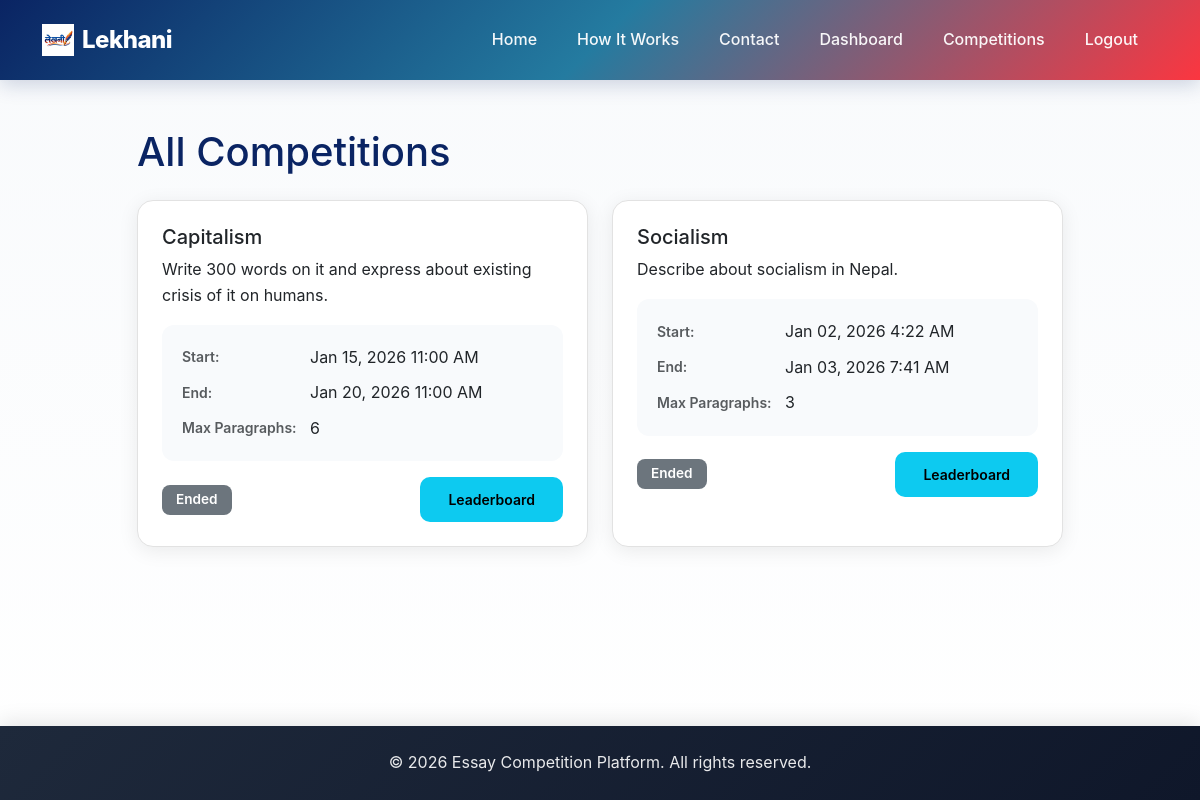
The page /competitions/ (signed in) on the database as committed earlier.
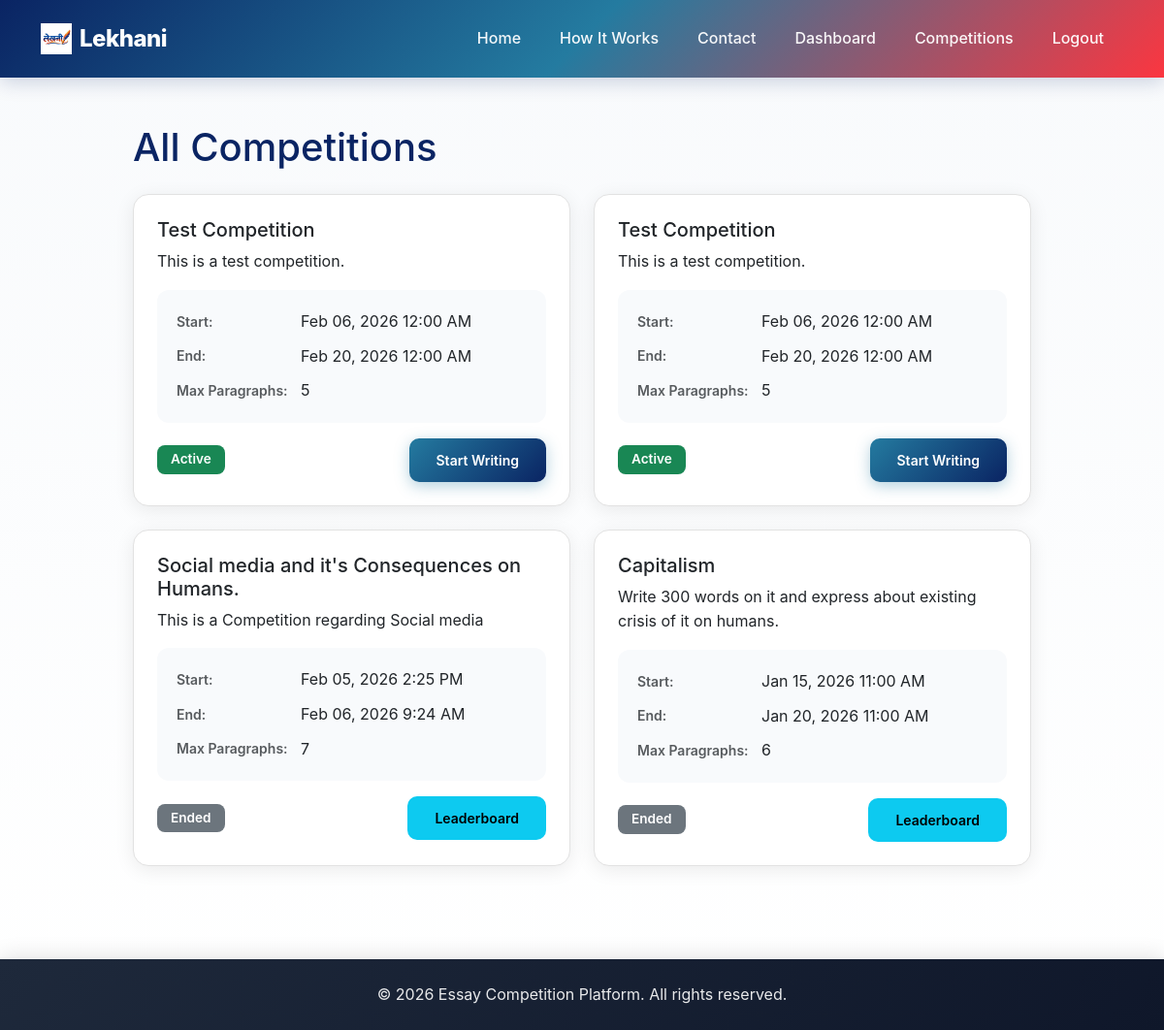
The same page on the database as committed later.
### competition/models.py (models this page shows, shortened)
class Competition(models.Model):
    title = models.CharField(max_length=200)
    description = models.TextField()
    start_date = models.DateTimeField()
    end_date = models.DateTimeField()
    max_paragraphs = models.PositiveIntegerField()
    created_at = models.DateTimeField(auto_now_add=True)
    updated_at = models.DateTimeField(auto_now=True)
    def is_active(self):
        now = timezone.now()
        return self.start_date <= now <= self.end_date
    def has_started(self):
        return timezone.now() >= self.start_date
    def has_ended(self):
        return timezone.now() > self.end_date
    class Meta:
        ordering = ['-start_date']
        verbose_name = 'Competition'
        verbose_name_plural = 'Competitions'

### competition/views.py (the view)
# urls.py: path('competitions/', views.competition_list, name='competition_list'),
@login_required
@verified_user_required
def competition_list(request):
    competitions = Competition.objects.all()
    user_essays = {essay.competition_id: essay for essay in Essay.objects.filter(user=request.user)}
    context = {
        'competitions': competitions,
        'user_essays': user_essays,
    }
    return render(request, 'competition_list.html', context)

### competition/templates/competition_list.html (shortened to what the changed rows need)
{% extends 'base.html' %}
{% block content %}
<div class="container my-5">
    <div class="row">
        <div class="col-lg-10 mx-auto">
            <h1 class="mb-4">All Competitions</h1>
            {% if competitions %}
            <div class="row g-4">
                {% for competition in competitions %}
                <div class="col-md-6">
                    <div class="card competition-card h-100">
                        <div class="card-body">
                            <h5 class="card-title">{{ competition.title }}</h5>
                            <p class="card-text">
                                {{ competition.description|truncatewords:30 }}
                            </p>
                            <div class="competition-meta mb-3">
                                <div class="meta-item">
                                    <small class="text-muted">Start:</small>
                                    <span>{{ competition.start_date|date:"M d, Y g:i A" }}</span>
                                </div>
                                <div class="meta-item">
                                    <small class="text-muted">End:</small>
                                    <span>{{ competition.end_date|date:"M d, Y g:i A" }}</span>
                                </div>
                                <div class="meta-item">
                                    <small class="text-muted">Max Paragraphs:</small>
                                    <span>{{ competition.max_paragraphs }}</span>
                                </div>
                            </div>
                            <div class="d-flex justify-content-between align-items-center">
                                <div>
                                    {% if competition.is_active %}
                                    <span class="badge bg-success">Active</span>
                                    {% elif not competition.has_started %}
                                    <span class="badge bg-warning">Upcoming</span>
                                    {% else %}
                                    <span class="badge bg-secondary">Ended</span>
                                    {% endif %}
                                </div>
                                <div>
                                    {% if competition.user_essay %}
                                    {% if competition.user_essay.status == 'in_progress' and competition.is_active %}
                                    <a href="{% url 'essay_write' competition.id %}" class="btn btn-primary btn-sm">
                                        Continue Writing
                                    </a>
                                    {% else %}
                                    <a href="{% url 'essay_view' competition.user_essay.id %}"
                                        class="btn btn-secondary btn-sm">
                                        View Essay
                                    </a>
                                    {% endif %}
                                    {% else %}
                                    {% if competition.is_active %}
                                    <a href="{% url 'essay_write' competition.id %}" class="btn btn-primary btn-sm">
                                        Start Writing
                                    </a>
                                    {% elif not competition.has_started %}
                                    <button class="btn btn-secondary btn-sm" disabled>
                                        Not Started
                                    </button>
                                    {% endif %}
                                    {% endif %}
                                    {% if competition.has_ended %}
                                    <a href="{% url 'leaderboard' competition.id %}" class="btn btn-info btn-sm ms-1">
                                        Leaderboard
                                    </a>
                                    {% endif %}
                                </div>
                            </div>
                        </div>
                    </div>
                </div>
                {% endfor %}
            </div>
            {% else %}
            <div class="alert alert-info">
                No competitions available at the moment. Check back later!
            </div>
            {% endif %}
        </div>
    </div>
</div>
{% endblock %}

Rows that differ between the two databases and show on the page:
removed Competition: title "Socialism", description "Describe about socialism in Nepal.", start_date "Jan 02, 2026 4:22 AM", end_date "Jan 03, 2026 7:41 AM", max_paragraphs "3", shows "Ended", shows "Leaderboard"
added Competition: title "Test Competition", description "This is a test competition.", start_date "Feb 06, 2026 12:00 AM", end_date "Feb 20, 2026 12:00 AM", max_paragraphs "5", shows "Active", shows "Start Writing"
added Competition: title "Test Competition", description "This is a test competition.", start_date "Feb 06, 2026 12:00 AM", end_date "Feb 20, 2026 12:00 AM", max_paragraphs "5", shows "Active", shows "Start Writing"
added Competition: title "Social media and it's Consequences on Humans.", description "This is a Competition regarding Social media", start_date "Feb 05, 2026 2:25 PM", end_date "Feb 06, 2026 9:24 AM", max_paragraphs "7", shows "Ended", shows "Leaderboard"
